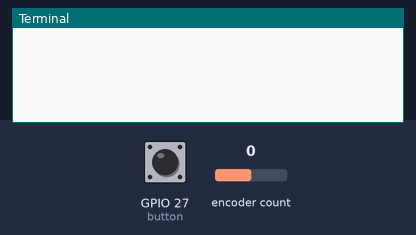
Bench run of a program on a simulated Raspberry Pi (BCM pin numbers). On the bench: the last lines printed to the terminal. Inputs (shaded band) come from the test bench; at power-on: encoder count 0, GPIO 27 (button) HIGH.

Above: at 1.2 s.
1.3 s: encoder count set to 1
At 2.5 s:
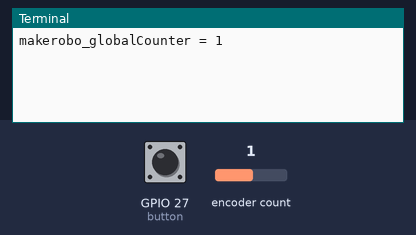
2.8 s: GPIO 27 (button) pulled LOW for 0.15 s
At 3.9 s:
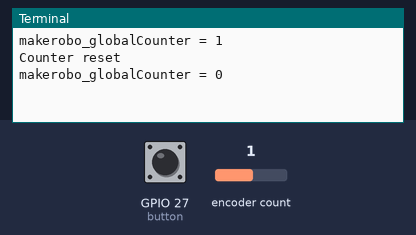
4.4 s: encoder count set to 0
At 5.2 s:
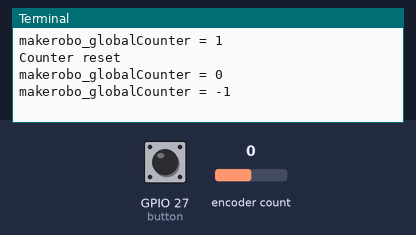

The program:

26._______.py
```python
#!/usr/bin/env python
# coding: utf-8

# <center><img src="./image/CLBLOGO.jpg" alt="创乐博" style="width: 300px;"/></center>
#
# # 26.旋转编码器实验
#
# @－－－－湖南创乐博智能科技有限公司－－－－<br>
# @  文件名：26.旋转编码器实验.py <br>
# @  版本：V2.0 <br>
# @  author: zhulin<br>
# @  说明：旋转编码器实验
# 旋转编码器实验，通过gpiozero库自带的RotaryEncoder操作库，可以直接对旋转编码器进行操作，SW按下通过button函数库来检查按键是否按下！！！！！！<br>

# ## 1.导入必要的库文件

# In[1]:


from gpiozero import RotaryEncoder, Button
from time import sleep


# ## 2.定义旋转编码器管脚

# In[2]:


encoder = RotaryEncoder(a=17, b=18)  #旋转编码器的CLK连接GPIO 17，DT连接GPIO 18
button = Button(27)                  # SW连接 GPIO27


# ## 3.初始化函数

# In[3]:


makerobo_globalCounter = 0          # 计数器值
makerobo_tmp = 0	                # 当前状态判断


# ## 4.功能函数

# In[4]:


# 旋转编码方向位判断函数
def makerobo_rotaryDeal():
    global makerobo_globalCounter
    global makerobo_tmp
    makerobo_globalCounter += encoder.steps  # 根据编码器步骤调整计数器
    encoder.steps = 0 # 更新计数器后重置编码器步骤
    if makerobo_tmp != makerobo_globalCounter: # 判断状态值发生改变
        print ('makerobo_globalCounter = %d' % makerobo_globalCounter) # 打印出状态信息
        makerobo_tmp = makerobo_globalCounter    #  把当前状态赋值到下一个状态，避免重复打印

# 中间按键按下响应程序
def makerobo_btnISR():
    global makerobo_globalCounter
    makerobo_globalCounter = 0     # 复位计数器值
    print('Counter reset') # 计数器值复位

# 按键按下中断响应程序
button.when_pressed = makerobo_btnISR


# ## 5.主程序

# In[ ]:


# 程序入口
if __name__ == '__main__':
    try:
        while True:
            makerobo_rotaryDeal()  # 更新编码器值
            sleep(0.1)             # 短延迟，降低CPU负载
    except KeyboardInterrupt:
        pass
```

Measured:
- after the input at 1.3 s, the terminal: prints a new line at once (image 1)
- after the input at 2.8 s, the terminal: prints a new line at once (image 2)
- after the input at 4.4 s, the terminal: prints a new line at once (image 3)
